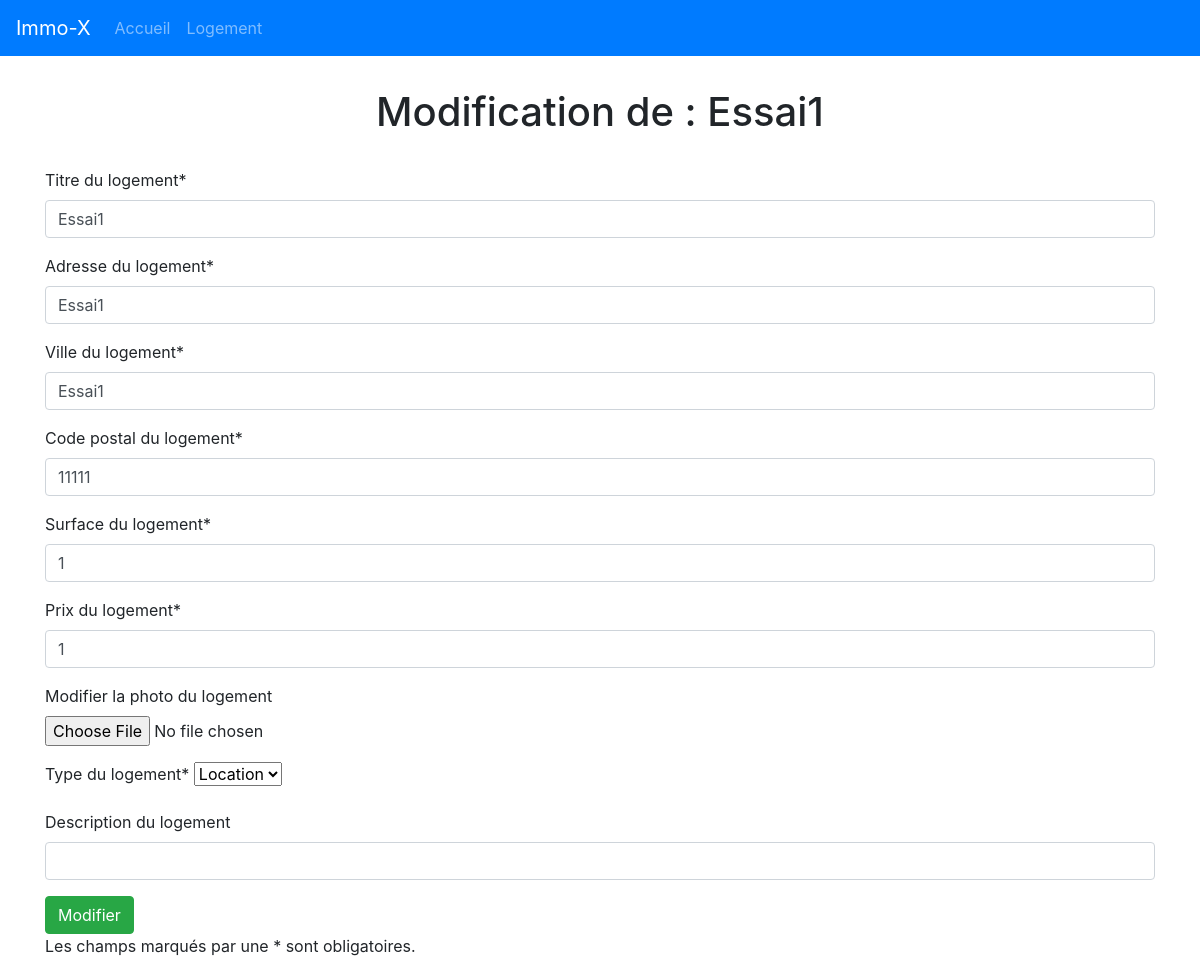
The app's page /logements/edit/1 with its own data.
### tables this page shows
CREATE TABLE IF NOT EXISTS `logement` (
  `id_logement` int NOT NULL AUTO_INCREMENT,
  `titre` varchar(255) NOT NULL,
  `adresse` varchar(255) NOT NULL,
  `ville` varchar(255) NOT NULL,
  `cp` int NOT NULL,
  `surface` int NOT NULL,
  `prix` int NOT NULL,
  `photo` varchar(255) DEFAULT NULL,
  `type` varchar(255) NOT NULL,
  `description` text,
  PRIMARY KEY (`id_logement`)
);

### controller/LogementController.php (called while the page is built, shortened)
<?php
require_once "model/LogementManager.php";
class LogementController
{
    private $logementManager;
    public function __construct()
    {
        $this->logementManager = new LogementManager();
        $this->logementManager->loadLogements();
    }
    public function editLogementForm($id)
    {
        $logement = $this->logementManager->getLogementById($id);
        require_once "view/edit.logement.html.php";
    }
}

### model/Logement.php (called while the page is built, shortened)
<?php
class Logement {
    private $id;
    private $titre;
    private $adresse;
    private $ville;
    private $cp;
    private $surface;
    private $prix;
    private $type;
    private $description;
    public function __construct($id,$titre,$adresse,$ville,$cp,$surface,$prix,$photo,$type,$description)
    {
        $this->id = $id;
        $this->titre = $titre;
        $this->adresse = $adresse;
        $this->ville = $ville;
        $this->cp = $cp;
        $this->surface = $surface;
        $this->prix = $prix;
        $this->type = $type;
        $this->description = $description;
    }
    public function getId()
    {
        return $this->id;
    }
    public function getTitre()
    {
        return $this->titre;
    }
    public function getAdresse()
    {
        return $this->adresse;
    }
    public function getVille()
    {
        return $this->ville;
    }
    public function getCp()
    {
        return $this->cp;
    }
    public function getSurface()
    {
        return $this->surface;
    }
    public function getPrix()
    {
        return $this->prix;
    }
    public function getType()
    {
        return $this->type;
    }
    public function getDescription()
    {
        return $this->description;
    }
}

### model/Manager.php (called while the page is built, shortened)
<?php
abstract class Manager {
    private static $pdo;
    private static function setBdd(){
        self::$pdo = new PDO("mysql:host=localhost;dbname=Immobilier;charset=utf8","root","");
        self::$pdo->setAttribute(PDO::ATTR_ERRMODE, PDO::ERRMODE_WARNING);
    }
    protected function getBdd(){
        return self::$pdo;
    }
}
?>

### model/LogementManager.php (called while the page is built, shortened)
<?php
require_once "model/Manager.php";
require_once "model/Logement.php";
class LogementManager extends Manager
{
    private $logements;
    public function addLogement($logement)
    {
        $this->logements[] = $logement;
    }
    public function loadLogements()
    {
        $req = $this->getBdd()->prepare("SELECT * FROM logement");
        $req->execute();
        $mesLogements = $req->fetchAll(PDO::FETCH_ASSOC);
    }
    public function getLogementById($id)
    {
        foreach ($this->logements as $logement) {
            if ($logement->getId() == $id) {
                return $logement;
            }
        }
    }
}

### view/edit.logement.html.php (the view, shortened to what this page needs)
<form method="POST" action="<?= URL ?>logements/editvalid" enctype="multipart/form-data">
    <div class="form-group">
        <label for="titre">Titre du logement*</label>
        <input type="text" class="form-control" name="titre" id="titre" value="<?= $logement->getTitre() ?>">
    </div>
    <div class="form-group">
        <label for="adresse">Adresse du logement*</label>
        <input type="text" class="form-control" name="adresse" id="adresse" value="<?= $logement->getAdresse() ?>">
    </div>
    <div class="form-group">
        <label for="ville">Ville du logement*</label>
        <input type="text" class="form-control" name="ville" id="ville" value="<?= $logement->getVille() ?>">
    </div>
    <div class="form-group">
        <label for="cp">Code postal du logement*</label>
        <input type="number" class="form-control" name="cp" id="cp" value="<?= $logement->getCp() ?>">
    </div>
    <div class="form-group">
        <label for="surface">Surface du logement*</label>
        <input type="number" class="form-control" name="surface" id="surface" value="<?= $logement->getSurface() ?>">
    </div>
    <div class="form-group">
        <label for="prix">Prix du logement*</label>
        <input type="number" class="form-control" name="prix" id="prix" value="<?= $logement->getPrix() ?>">
    </div>
    <div class="form-group">
        <label for="photo">Modifier la photo du logement</label>
        <div>
            <input type="file" id="photo" name="photo">
        </div>
    </div>
    <div class="form-group">
        <label for="type">Type du logement*</label>
        <select name="type" id="type">
            <?php if ($logement->getType() === 'Location') {
                echo "<option value='Location'>Location</option>
            <option value='Vente'>Vente</option>";
            } else {
                echo "<option value='Vente'>Vente</option>
            <option value='Location'>Location</option>";
            } ?>
        </select>
    </div>
    <div class="form-group">
        <label for="description">Description du logement</label>
        <input type="text" class="form-control" name="description" id="description" value="<?= $logement->getDescription() ?>">
    </div>
    <button type="submit" class="btn btn-success">Modifier</button>
</form>
<p>Les champs marqués par une * sont obligatoires.</p>
<?php
$content = ob_get_clean();
$title = "Modification de : " . $logement->getTitre();
require_once "base.html.php";
?>

### view/base.html.php (shortened to what this page needs)
<!DOCTYPE html>
<html lang="en">
<head>
    <link rel="stylesheet" href="https://cdn.jsdelivr.net/npm/bootstrap@4.6.1/dist/css/bootstrap.min.css">
</head>
<body>
    <header>
        <nav class="navbar navbar-expand-sm navbar-dark bg-primary">
            <a class="navbar-brand" href="<?= URL ?>accueil">Immo-X</a>
            <div class="collapse navbar-collapse" id="navbarColor01">
                <ul class="navbar-nav mr-auto">
                    <li class="nav-item">
                        <a class="nav-link" href="<?= URL ?>accueil">
                            Accueil
                        </a>
                    </li>
                    <li class="nav-item">
                        <a class="nav-link" href="<?= URL ?>logements">Logement</a>
                    </li>
                </ul>
            </div>
        </nav>
    </header>
    <main>
        <div class="container">
            <h1 class="my-4 text-center p-2">
                <?= $title ?>
            </h1>
            <?= $content ?>
        </div>
    </main>
</body>
</html>

### records on screen
logement: titre "Modification de : Essai1", titre "Essai1", adresse "Essai1", ville "Essai1", cp "11111", surface "1", prix "1", type "Location"
